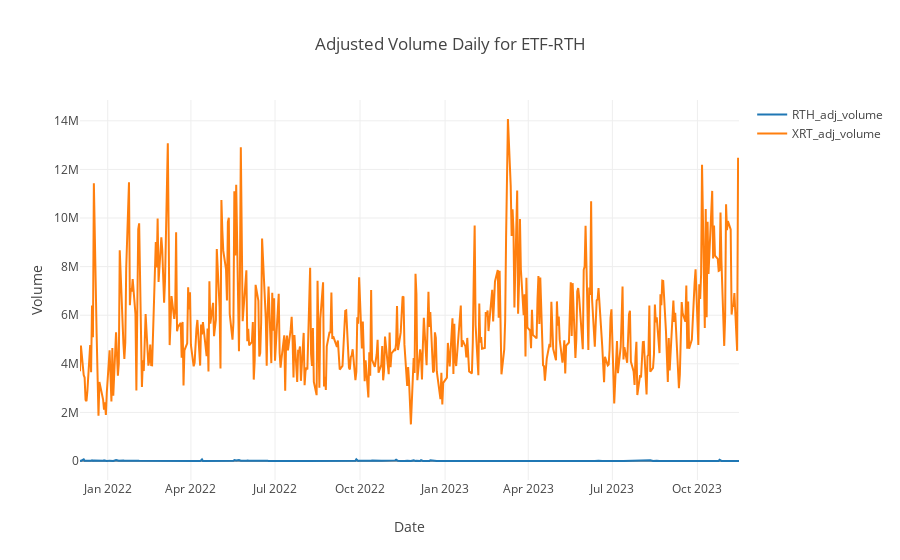

The code cell stored with this chart in its notebook:
### Markdown cell above
#### Check liquidity

### Code cell
fig = go.Figure()
fig.add_trace(
            go.Scatter(x=ETF_data.index, y=ETF_data['RTH_adj_volume'], name='RTH_adj_volume'),
        )
fig.add_trace(
            go.Scatter(x=ETF_data.index, y=ETF_data['XRT_adj_volume'], name='XRT_adj_volume'),
        )

fig.update_layout(
    template="none",
    autosize=True,  
    title_text='Adjusted Volume Daily for ETF-RTH',
    showlegend=True,
    xaxis_title='Date',     
    yaxis_title='Volume',   
)
fig.show()

### Figure 1 — Plotly figure (JSON) as saved in the notebook; plotly's stock layout.template omitted (floating-point values rounded to 4 significant figures; data arrays with more than 128 entries replaced by an {"elided": "..."} marker saying what was removed)
{"data": [{"name": "RTH_adj_volume", "type": "scatter", "x": {"elided": "492 str values"}, "y": {"elided": "492 int values"}}, {"name": "XRT_adj_volume", "type": "scatter", "x": {"elided": "492 str values"}, "y": {"elided": "492 int values"}}], "layout": {"autosize": true, "showlegend": true, "title": {"text": "Adjusted Volume Daily for ETF-RTH"}, "xaxis": {"title": {"text": "Date"}}, "yaxis": {"title": {"text": "Volume"}}}}
